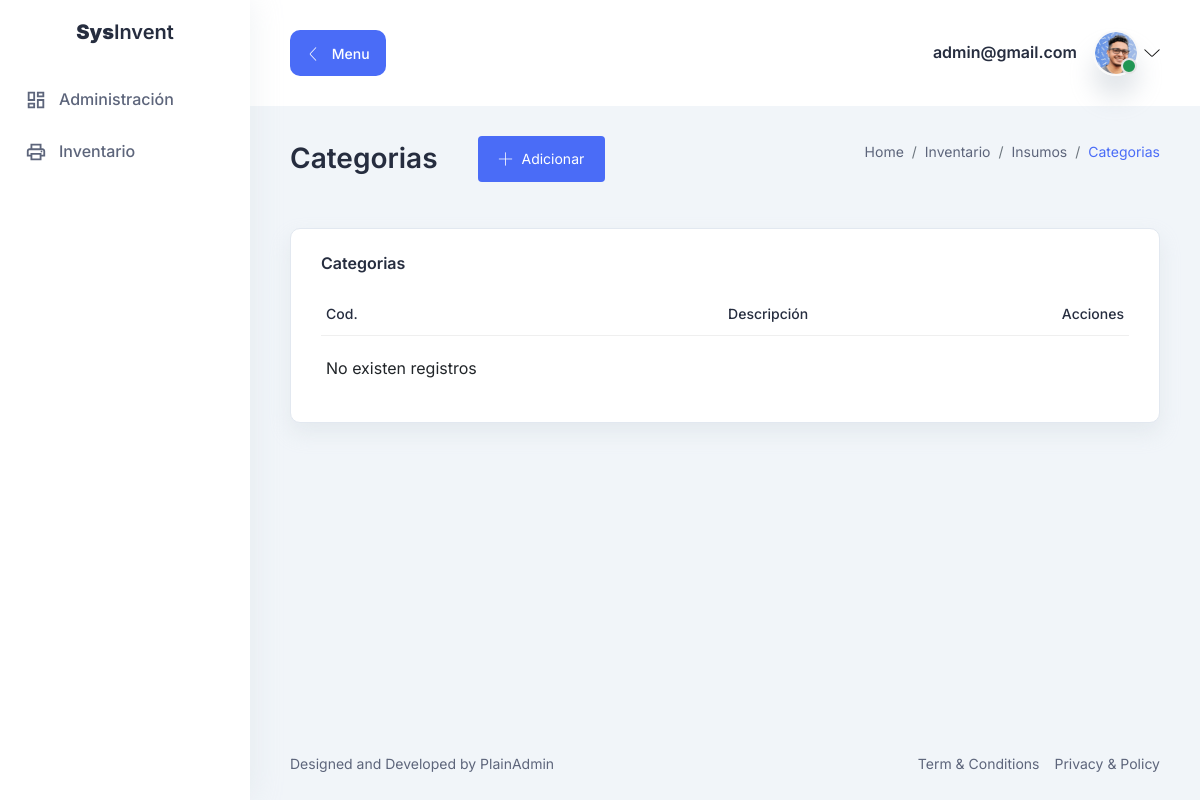
Page /inventario/insumos/categoria/ (signed in) on the earlier database version.
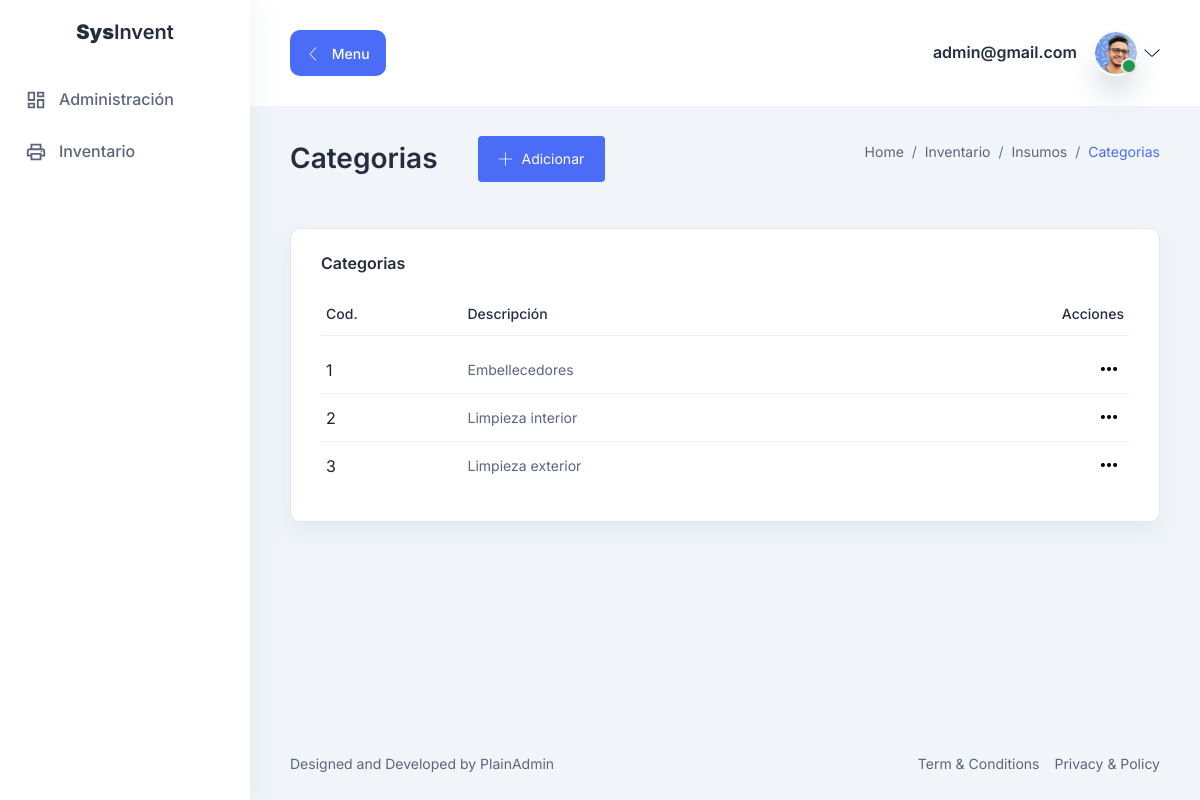
Same page on the later database version.
### inventario/models.py (models this page shows, shortened)
class ModeloBase(models.Model):
    from django.contrib.auth.models import User
    usuario_creacion = models.ForeignKey(User, verbose_name='Usuario Creación', blank=True, null=True,
                                         on_delete=models.CASCADE, related_name='+', editable=False)
    fecha_creacion = models.DateTimeField(verbose_name='Fecha creación', auto_now_add=True)
    fecha_modificacion = models.DateTimeField(verbose_name='Fecha Modificación', auto_now=True)
    usuario_modificacion = models.ForeignKey(User, verbose_name='Usuario Modificación', blank=True, null=True,
                                             on_delete=models.CASCADE, related_name='+', editable=False)
    status = models.BooleanField(verbose_name="Estado del registro", default=True)
    class Meta:
        abstract = True

class Categoria(ModeloBase):
    descripcion = models.CharField(verbose_name="Categoria", unique=True, max_length=200)
    class Meta:
        verbose_name = "Categoria"
        verbose_name_plural = "Categorias"
        ordering = ['-id']

### inventario/views.py (the view)
# urls.py: path('insumos/categoria/', ViewCategoria.as_view(), name="categoria"),
class ViewCategoria(LoginRequiredMixin, ListView):
    template_name = "inventario/categoria/categoria_view.html"
    model = Categoria
    paginate_by = 10
    context_object_name = "categorias"

### templates/inventario/categoria/categoria_view.html (shortened to what this page needs)
{% extends 'base.html' %}
{% block content %}
    <div class="title-wrapper pt-30">
        <div class="row align-items-center">
            <div class="col-md-6">
                <div class="title d-flex align-items-center flex-wrap mb-30">
                    <h2 class="mr-40">Categorias</h2>
                    <a href="{% url 'inventario:add_categoria' %}" class="main-btn primary-btn btn-hover btn-sm">
                        <i class="lni lni-plus mr-5"></i> Adicionar</a>
                </div>
            </div>
            <div class="col-md-6">
                <div class="breadcrumb-wrapper mb-30">
                    <nav aria-label="breadcrumb">
                        <ol class="breadcrumb">
                            <li class="breadcrumb-item ">
                                <a href="{% url 'home' %}">Home</a>
                            </li>
                            <li class="breadcrumb-item ">
                                <a href="{% url 'inventario:inventario' %}">Inventario</a>
                            </li>
                            <li class="breadcrumb-item ">
                                <a href="{% url 'inventario:insumo' %}">Insumos</a>
                            </li>
                            <li class="breadcrumb-item active" aria-current="page">
                                Categorias
                            </li>
                        </ol>
                    </nav>
                </div>
            </div>
        </div>
    </div>
    <div class="tables-wrapper">
        <div class="row pb-3">
        </div>
        <div class="row">
            <div class="col-lg-12">
                <div class="card-style mb-30">
                    <h6 class="mb-10">Categorias</h6>
                    <div class="table-wrapper table-responsive">
                        <table class="table top-selling-table">
                            <thead>
                            <tr>
                                <th>
                                    <h6 class="text-sm text-medium">Cod.</h6>
                                </th>
                                <th>
                                    <h6 class="text-sm text-medium">Descripción</h6>
                                </th>
                                <th>
                                    <h6 class="text-sm text-medium text-end">
                                        Acciones
                                    </h6>
                                </th>
                            </tr>
                            </thead>
                            <tbody>
                            {% for categoria in categorias %}
                                <tr>
                                    <td>
                                        {{ forloop.counter }}
                                    </td>
                                    <td>
                                        <p class="text-sm">{{ categoria.descripcion }}</p>
                                    </td>
                                    <td>
                                        <div class="action justify-content-end">
                                            <button
                                                    class="more-btn ml-10 dropdown-toggle"
                                                    id="moreAction1"
                                                    data-bs-toggle="dropdown"
                                                    aria-expanded="false"
                                            >
                                                <i class="lni lni-more-alt"></i>
                                            </button>
                                        </div>
                                    </td>
                                </tr>
                            {% empty %}
                                <tr>
                                   <td> No existen registros</td>
                                </tr>
                            {% endfor %}
                            </tbody>
                        </table>
                    </div>
                </div>
            </div>
        </div>
    </div>
{% endblock %}

### templates/base.html (shortened to what this page needs)
<!DOCTYPE html>
{% load static %}
<html lang="es">
<head>
    <link rel="stylesheet" href="{% static 'assets/css/bootstrap.min.css' %}"/>
    <link rel="stylesheet" href="{% static 'assets/css/lineicons.css' %}"/>
    <link rel="stylesheet" href="{% static 'assets/css/materialdesignicons.min.css' %}"/>
    <link rel="stylesheet" href="{% static 'assets/css/fullcalendar.css' %}"/>
    <link rel="stylesheet" href="{% static 'assets/css/fullcalendar.css' %}"/>
    <link rel="stylesheet" href="{% static 'assets/css/main.css' %}"/>
</head>
<body>
<aside class="sidebar-nav-wrapper">
    <div class="navbar-logo">
        <a href="{% url 'home' %}">
            <h4><strong>Sys</strong>Invent</h4>
        </a>
    </div>
    <nav class="sidebar-nav">
        <ul>
            <li class="nav-item">
                <a href="{% url 'administracion:administracion' %}">
              <span class="icon">
              </span>
                    <span class="text">Administración</span>
                </a>
            </li>
            <li class="nav-item">
                <a href="{% url 'inventario:inventario' %}">
              <span class="icon">
              </span>
                    <span class="text">Inventario</span>
                </a>
            </li>
        </ul>
    </nav>
</aside>
<main class="main-wrapper">
    <header class="header">
        <div class="container-fluid">
            <div class="row">
                <div class="col-lg-5 col-md-5 col-6">
                    <div class="header-left d-flex align-items-center">
                        <div class="menu-toggle-btn mr-20">
                            <button
                                    id="menu-toggle"
                                    class="main-btn primary-btn btn-hover"
                            >
                                <i class="lni lni-chevron-left me-2"></i> Menu
                            </button>
                        </div>
                    </div>
                </div>
                <div class="col-lg-7 col-md-7 col-6">
                    <div class="header-right">
                        <div class="profile-box ml-15">
                            <button
                                    class="dropdown-toggle bg-transparent border-0"
                                    type="button"
                                    id="profile"
                                    data-bs-toggle="dropdown"
                                    aria-expanded="false"
                            >
                                <div class="profile-info">
                                    <div class="info">
                                        <h6>{{ user.email }}</h6>
                                        <div class="image">
                                            <img
                                                    src="{% static 'assets/images/profile/profile-image.png' %}"
                                                    alt=""
                                            />
                                            <span class="status"></span>
                                        </div>
                                    </div>
                                </div>
                                <i class="lni lni-chevron-down"></i>
                            </button>
                        </div>
                    </div>
                </div>
            </div>
        </div>
    </header>
    <section class="section">
        <div class="container-fluid">
            {% block content %}
            {% endblock %}
        </div>
    </section>
    <footer class="footer">
        <div class="container-fluid">
            <div class="row">
                <div class="col-md-6 order-last order-md-first">
                    <div class="copyright text-center text-md-start">
                        <p class="text-sm">
                            Designed and Developed by
                            <a
                                    href="https://plainadmin.com"
                                    rel="nofollow"
                                    target="_blank"
                            >
                                PlainAdmin
                            </a>
                        </p>
                    </div>
                </div>
                <div class="col-md-6">
                    <div
                            class="
                  terms
                  d-flex
                  justify-content-center justify-content-md-end
                "
                    >
                        <a href="javascript:void(0)" class="text-sm">Term & Conditions</a>
                        <a href="javascript:void(0)" class="text-sm ml-15">Privacy & Policy</a>
                    </div>
                </div>
            </div>
        </div>
    </footer>
</main>
</body>
</html>

### static/assets/css/fullcalendar.css (style rules this page uses)
:root { --fc-daygrid-event-dot-width: 8px; }
:root { --fc-list-event-dot-width: 10px; --fc-list-event-hover-bg-color: #f5f5f5; }

Differences in the rows shown:
added Categoria: descripcion "Embellecedores"
added Categoria: descripcion "Limpieza interior"
added Categoria: descripcion "Limpieza exterior"
Other differences:
text no longer shown: "No existen registros"
